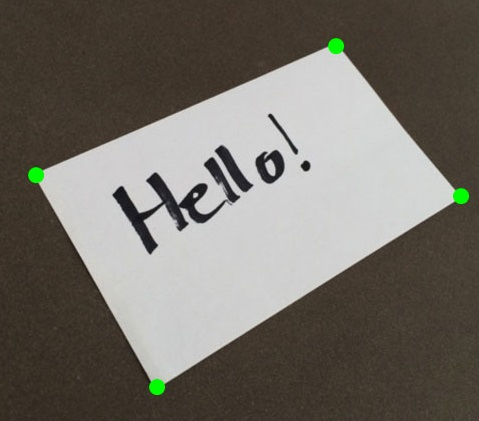
#> input picture test/hello_world.jpg, 479 x 421 px
$ jupyter execute 'practice_圖片轉正測試.ipynb'
#> lines starting #> are read from the running program, lines starting #| are printed output that depends on the picture
[cell 1]
# import the necessary packages
#from pyimagesearch.transform import four_point_transform
#https://www.pyimagesearch.com/2014/08/25/4-point-opencv-getperspective-transform-example/
import numpy as np
import argparse
import cv2

[cell 2]
# import the necessary packages
import numpy as np
import cv2

def order_points(pts):
    # initialzie a list of coordinates that will be ordered
    # such that the first entry in the list is the top-left,
    # the second entry is the top-right, the third is the
    # bottom-right, and the fourth is the bottom-left
    rect = np.zeros((4, 2), dtype = "float32")

    # the top-left point will have the smallest sum, whereas
    # the bottom-right point will have the largest sum
    s = pts.sum(axis = 1)
    rect[0] = pts[np.argmin(s)]
    rect[2] = pts[np.argmax(s)]

    # now, compute the difference between the points, the
    # top-right point will have the smallest difference,
    # whereas the bottom-left will have the largest difference
    diff = np.diff(pts, axis = 1)
    rect[1] = pts[np.argmin(diff)]
    rect[3] = pts[np.argmax(diff)]

    # return the ordered coordinates
    return rect

def four_point_transform(image, pts):
    # obtain a consistent order of the points and unpack them
    # individually
    rect = order_points(pts)
    (tl, tr, br, bl) = rect

    # compute the width of the new image, which will be the
    # maximum distance between bottom-right and bottom-left
    # x-coordiates or the top-right and top-left x-coordinates
    widthA = np.sqrt(((br[0] - bl[0]) ** 2) + ((br[1] - bl[1]) ** 2))
    widthB = np.sqrt(((tr[0] - tl[0]) ** 2) + ((tr[1] - tl[1]) ** 2))
    maxWidth = max(int(widthA), int(widthB))

    # compute the height of the new image, which will be the
    # maximum distance between the top-right and bottom-right
    # y-coordinates or the top-left and bottom-left y-coordinates
    heightA = np.sqrt(((tr[0] - br[0]) ** 2) + ((tr[1] - br[1]) ** 2))
    heightB = np.sqrt(((tl[0] - bl[0]) ** 2) + ((tl[1] - bl[1]) ** 2))
    maxHeight = max(int(heightA), int(heightB))

    # now that we have the dimensions of the new image, construct
    # the set of destination points to obtain a "birds eye view",
    # (i.e. top-down view) of the image, again specifying points
    # in the top-left, top-right, bottom-right, and bottom-left
    # order
    dst = np.array([
        [0, 0],
        [maxWidth - 1, 0],
        [maxWidth - 1, maxHeight - 1],
        [0, maxHeight - 1]], dtype = "float32")

    # compute the perspective transform matrix and then apply it
    M = cv2.getPerspectiveTransform(rect, dst)
    warped = cv2.warpPerspective(image, M, (maxWidth, maxHeight))

    # return the warped image
    return warped

[cell 3]
# load the image and grab the source coordinates (i.e. the list of
# of (x, y) points)
# NOTE: using the 'eval' function is bad form, but for this example
# let's just roll with it -- in future posts I'll show you how to
# automatically determine the coordinates without pre-supplying them
image = cv2.imread('test/hello_world.jpg')
#> image is the input picture: shape (421, 479, 3); mean B, G, R 102.2, 109.8, 114.3
#pts = np.array([(73, 239), (356, 117), (475, 265), (187, 443)], dtype = "float32")

pts = np.array([(35, 168), (335, 52), (153, 390), (458, 197)], dtype = "float32")

# apply the four point tranform to obtain a "birds eye view" of
# the image
warped = four_point_transform(image, pts)
#> in four_point_transform, `warped = cv2.warpPerspective(image, M, (maxWidth, maxHeight))`:
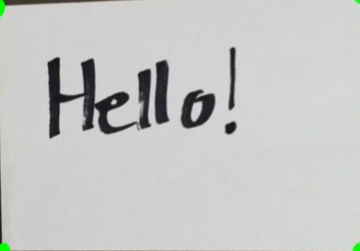
#> warped: shape (251, 360, 3); mean B, G, R 197.8, 198.8, 198.2

# show the original and warped images
cv2.imshow("Original", image)
cv2.imshow("Warped", warped)
cv2.waitKey(0)
